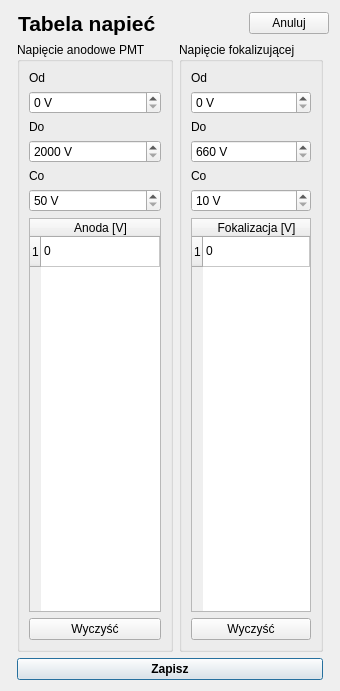
<?xml version="1.0" encoding="UTF-8"?>
<ui version="4.0">
 <class>DialogVoltageTable</class>
 <widget class="QDialog" name="DialogVoltageTable">
  <property name="geometry">
   <rect>
    <x>0</x>
    <y>0</y>
    <width>286</width>
    <height>691</height>
   </rect>
  </property>
  <property name="windowTitle">
   <string>Voltage table</string>
  </property>
  <layout class="QGridLayout" name="gridLayout">
   <item row="0" column="0" colspan="4">
    <layout class="QGridLayout" name="gridLayout_4">
     <property name="spacing">
      <number>0</number>
     </property>
     <item row="0" column="0" rowspan="2">
      <widget class="QLabel" name="logo_label">
       <property name="maximumSize">
        <size>
         <width>30</width>
         <height>30</height>
        </size>
       </property>
       <property name="text">
        <string/>
       </property>
       <property name="pixmap">
        <pixmap resource="resources.qrc">:/logo_tripleReg.png</pixmap>
       </property>
       <property name="scaledContents">
        <bool>true</bool>
       </property>
      </widget>
     </item>
     <item row="0" column="4" rowspan="2">
      <widget class="QPushButton" name="cancel_pushButton">
       <property name="text">
        <string>Anuluj</string>
       </property>
       <property name="autoDefault">
        <bool>false</bool>
       </property>
      </widget>
     </item>
     <item row="0" column="1" rowspan="2" colspan="2">
      <widget class="QLabel" name="label_2">
       <property name="sizePolicy">
        <sizepolicy hsizetype="Fixed" vsizetype="Fixed">
         <horstretch>0</horstretch>
         <verstretch>0</verstretch>
        </sizepolicy>
       </property>
       <property name="font">
        <font>
         <pointsize>16</pointsize>
         <weight>75</weight>
         <bold>true</bold>
        </font>
       </property>
       <property name="text">
        <string>Tabela napieć</string>
       </property>
       <property name="alignment">
        <set>Qt::AlignBottom|Qt::AlignLeading|Qt::AlignLeft</set>
       </property>
      </widget>
     </item>
     <item row="0" column="3" rowspan="2">
      <spacer name="horizontalSpacer">
       <property name="orientation">
        <enum>Qt::Horizontal</enum>
       </property>
       <property name="sizeHint" stdset="0">
        <size>
         <width>40</width>
         <height>20</height>
        </size>
       </property>
      </spacer>
     </item>
    </layout>
   </item>
   <item row="2" column="1" colspan="2">
    <widget class="QPushButton" name="set_pushButton">
     <property name="font">
      <font>
       <weight>75</weight>
       <bold>true</bold>
      </font>
     </property>
     <property name="text">
      <string>Zapisz</string>
     </property>
     <property name="default">
      <bool>true</bool>
     </property>
    </widget>
   </item>
   <item row="1" column="0" rowspan="2">
    <spacer name="horizontalSpacer_2">
     <property name="orientation">
      <enum>Qt::Horizontal</enum>
     </property>
     <property name="sizeHint" stdset="0">
      <size>
       <width>1</width>
       <height>368</height>
      </size>
     </property>
    </spacer>
   </item>
   <item row="1" column="3" rowspan="2">
    <spacer name="horizontalSpacer_3">
     <property name="orientation">
      <enum>Qt::Horizontal</enum>
     </property>
     <property name="sizeHint" stdset="0">
      <size>
       <width>1</width>
       <height>368</height>
      </size>
     </property>
    </spacer>
   </item>
   <item row="1" column="1">
    <widget class="QGroupBox" name="groupBox">
     <property name="sizePolicy">
      <sizepolicy hsizetype="Preferred" vsizetype="Expanding">
       <horstretch>0</horstretch>
       <verstretch>0</verstretch>
      </sizepolicy>
     </property>
     <property name="title">
      <string>Napięcie anodowe PMT</string>
     </property>
     <layout class="QVBoxLayout" name="verticalLayout">
      <item>
       <widget class="QLabel" name="label">
        <property name="text">
         <string>Od</string>
        </property>
       </widget>
      </item>
      <item>
       <widget class="QSpinBox" name="anodeFrom_spinBox">
        <property name="suffix">
         <string> V</string>
        </property>
        <property name="maximum">
         <number>8000</number>
        </property>
        <property name="singleStep">
         <number>50</number>
        </property>
       </widget>
      </item>
      <item>
       <widget class="QLabel" name="label_3">
        <property name="text">
         <string>Do</string>
        </property>
       </widget>
      </item>
      <item>
       <widget class="QSpinBox" name="anodeTo_spinBox">
        <property name="suffix">
         <string> V</string>
        </property>
        <property name="minimum">
         <number>2000</number>
        </property>
        <property name="maximum">
         <number>8000</number>
        </property>
        <property name="singleStep">
         <number>50</number>
        </property>
       </widget>
      </item>
      <item>
       <widget class="QLabel" name="label_4">
        <property name="text">
         <string>Co</string>
        </property>
       </widget>
      </item>
      <item>
       <widget class="QSpinBox" name="anodeStep_spinBox">
        <property name="suffix">
         <string> V</string>
        </property>
        <property name="minimum">
         <number>50</number>
        </property>
        <property name="maximum">
         <number>8000</number>
        </property>
        <property name="singleStep">
         <number>50</number>
        </property>
       </widget>
      </item>
      <item>
       <widget class="QTableWidget" name="anode_tableWidget">
        <property name="sizePolicy">
         <sizepolicy hsizetype="Preferred" vsizetype="Expanding">
          <horstretch>0</horstretch>
          <verstretch>0</verstretch>
         </sizepolicy>
        </property>
        <attribute name="horizontalHeaderStretchLastSection">
         <bool>true</bool>
        </attribute>
        <attribute name="verticalHeaderMinimumSectionSize">
         <number>10</number>
        </attribute>
        <row>
         <property name="text">
          <string>1</string>
         </property>
        </row>
        <column>
         <property name="text">
          <string>Anoda [V]</string>
         </property>
        </column>
        <item row="0" column="0">
         <property name="text">
          <string>0</string>
         </property>
        </item>
       </widget>
      </item>
      <item>
       <widget class="QPushButton" name="clearAnode_pushButton">
        <property name="text">
         <string>Wyczyść</string>
        </property>
       </widget>
      </item>
     </layout>
    </widget>
   </item>
   <item row="1" column="2">
    <widget class="QGroupBox" name="groupBox_2">
     <property name="sizePolicy">
      <sizepolicy hsizetype="Preferred" vsizetype="Expanding">
       <horstretch>0</horstretch>
       <verstretch>0</verstretch>
      </sizepolicy>
     </property>
     <property name="title">
      <string>Napięcie fokalizującej</string>
     </property>
     <layout class="QVBoxLayout" name="verticalLayout_2">
      <item>
       <widget class="QLabel" name="label_5">
        <property name="text">
         <string>Od</string>
        </property>
       </widget>
      </item>
      <item>
       <widget class="QSpinBox" name="focusingFrom_spinBox">
        <property name="suffix">
         <string> V</string>
        </property>
        <property name="maximum">
         <number>8000</number>
        </property>
        <property name="singleStep">
         <number>50</number>
        </property>
       </widget>
      </item>
      <item>
       <widget class="QLabel" name="label_6">
        <property name="text">
         <string>Do</string>
        </property>
       </widget>
      </item>
      <item>
       <widget class="QSpinBox" name="focusingTo_spinBox">
        <property name="suffix">
         <string> V</string>
        </property>
        <property name="minimum">
         <number>660</number>
        </property>
        <property name="maximum">
         <number>8000</number>
        </property>
        <property name="singleStep">
         <number>50</number>
        </property>
       </widget>
      </item>
      <item>
       <widget class="QLabel" name="label_7">
        <property name="text">
         <string>Co</string>
        </property>
       </widget>
      </item>
      <item>
       <widget class="QSpinBox" name="focusingStep_spinBox">
        <property name="suffix">
         <string> V</string>
        </property>
        <property name="minimum">
         <number>10</number>
        </property>
        <property name="maximum">
         <number>8000</number>
        </property>
        <property name="singleStep">
         <number>50</number>
        </property>
       </widget>
      </item>
      <item>
       <widget class="QTableWidget" name="focusing_tableWidget">
        <property name="sizePolicy">
         <sizepolicy hsizetype="Preferred" vsizetype="Expanding">
          <horstretch>0</horstretch>
          <verstretch>0</verstretch>
         </sizepolicy>
        </property>
        <attribute name="horizontalHeaderStretchLastSection">
         <bool>true</bool>
        </attribute>
        <attribute name="verticalHeaderMinimumSectionSize">
         <number>10</number>
        </attribute>
        <row>
         <property name="text">
          <string>1</string>
         </property>
        </row>
        <column>
         <property name="text">
          <string>Fokalizacja [V]</string>
         </property>
        </column>
        <item row="0" column="0">
         <property name="text">
          <string>0</string>
         </property>
        </item>
       </widget>
      </item>
      <item>
       <widget class="QPushButton" name="clearFocusing_pushButton">
        <property name="text">
         <string>Wyczyść</string>
        </property>
       </widget>
      </item>
     </layout>
    </widget>
   </item>
  </layout>
 </widget>
 <tabstops>
  <tabstop>set_pushButton</tabstop>
  <tabstop>cancel_pushButton</tabstop>
  <tabstop>anodeFrom_spinBox</tabstop>
  <tabstop>anodeTo_spinBox</tabstop>
  <tabstop>anodeStep_spinBox</tabstop>
  <tabstop>anode_tableWidget</tabstop>
  <tabstop>clearAnode_pushButton</tabstop>
  <tabstop>focusingFrom_spinBox</tabstop>
  <tabstop>focusingTo_spinBox</tabstop>
  <tabstop>focusingStep_spinBox</tabstop>
  <tabstop>focusing_tableWidget</tabstop>
  <tabstop>clearFocusing_pushButton</tabstop>
 </tabstops>
 <resources>
  <include location="resources.qrc"/>
 </resources>
 <connections/>
</ui>
